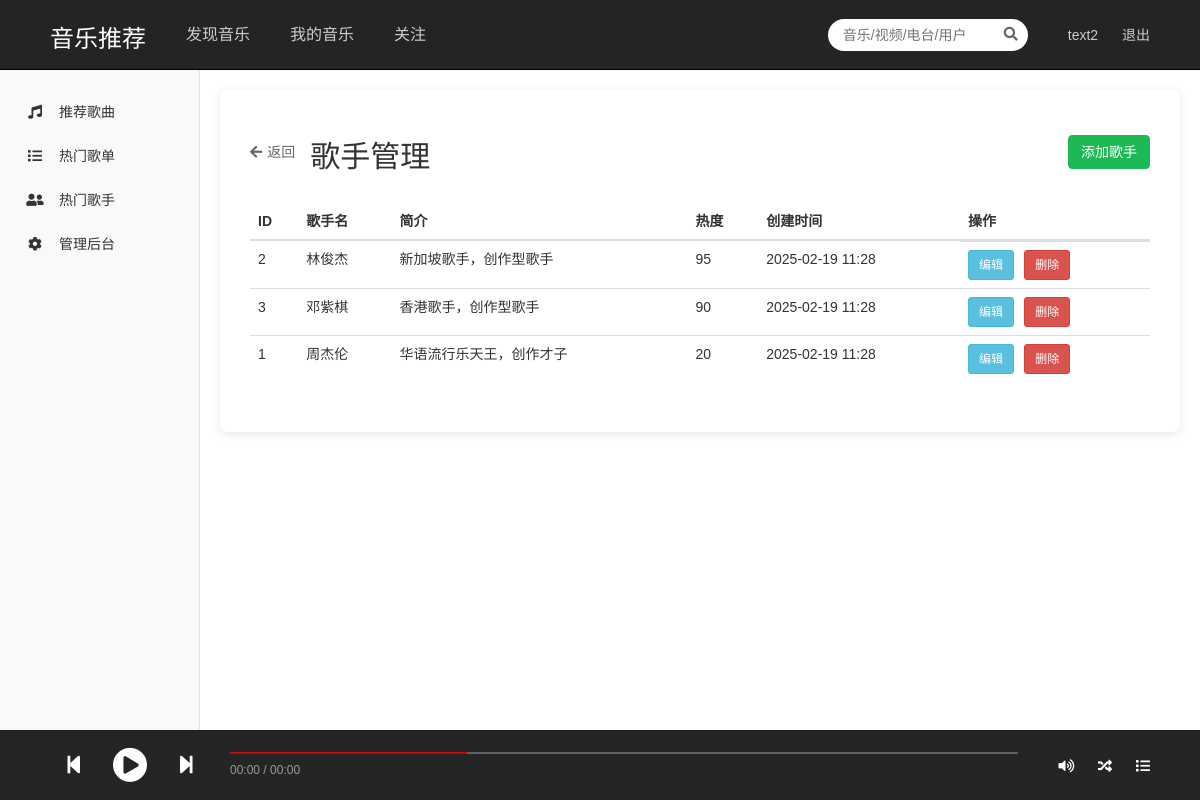
The page /management/artists/ (signed in) on the database its author committed.
### app01/models.py (models this page shows, shortened)
class Artist(models.Model):
    name = models.CharField(max_length=100, verbose_name='歌手名')
    introduction = models.TextField(blank=True, verbose_name='简介')
    avatar = models.URLField(blank=True, verbose_name='头像URL')
    popularity = models.IntegerField(default=0, verbose_name='热度')
    create_time = models.DateTimeField(auto_now_add=True, verbose_name='创建时间')
    update_time = models.DateTimeField(auto_now=True, verbose_name='更新时间')
    class Meta:
        verbose_name = '歌手'
        verbose_name_plural = verbose_name

### app01/views.py (the view)
    def wrapper(request, *args, **kwargs):
        if not request.session.get('user_id'):
            messages.error(request, '请先登录')
            return redirect('login')
        return view_func(request, *args, **kwargs)

### app01/views.py (called while the page is built, shortened)
def login_required(view_func):
    def wrapper(request, *args, **kwargs):
        if not request.session.get('user_id'):
            messages.error(request, '请先登录')
            return redirect('login')
        return view_func(request, *args, **kwargs)
    return wrapper

@login_required
def artist_management(request):
    artists = Artist.objects.all().order_by('-popularity')
    return render(request, 'artist_management.html', {'artists': artists})

### app01/templates/artist_management.html (shortened to what this page needs)
{% extends 'base.html' %}
{% load static %}
{% block content %}
<div class="artist-container">
    <div class="header-section">
        <div class="title-section">
            <a href="{% url 'admin_dashboard' %}" class="back-btn">
                <i class="fas fa-arrow-left"></i> 返回
            </a>
            <h2>歌手管理</h2>
        </div>
        <button type="button" class="btn btn-primary" data-toggle="modal" data-target="#addArtistModal">
            添加歌手
        </button>
    </div>
    <div class="table-responsive">
        <table class="table">
            <thead>
                <tr>
                    <th>ID</th>
                    <th>歌手名</th>
                    <th>简介</th>
                    <th>热度</th>
                    <th>创建时间</th>
                    <th>操作</th>
                </tr>
            </thead>
            <tbody>
                {% for artist in artists %}
                <tr>
                    <td>{{ artist.id }}</td>
                    <td>{{ artist.name }}</td>
                    <td>{{ artist.introduction|truncatechars:50 }}</td>
                    <td>{{ artist.popularity }}</td>
                    <td>{{ artist.create_time|date:"Y-m-d H:i" }}</td>
                    <td class="action-btns">
                        <button class="btn btn-sm btn-info" onclick="editArtist({{ artist.id }})">编辑</button>
                        <button class="btn btn-sm btn-danger" onclick="deleteArtist({{ artist.id }})">删除</button>
                    </td>
                </tr>
                {% endfor %}
            </tbody>
        </table>
    </div>
</div>
{% endblock %}

### app01/static/css/style.css (style rules this page uses)
body { min-height: 100vh; display: flex; flex-direction: column; background-color: #f5f5f5; padding-bottom: 80px; }
.btn-primary { background-color: #1DB954; border-color: #1DB954; }
body { font-family: Arial, sans-serif; background: #f5f5f5; margin: 0; padding: 0; }

### app01/templates/artist_management.html (style rules this page uses)
.artist-container { padding: 30px; background: #fff; border-radius: 8px; box-shadow: 0 2px 10px rgba(0,0,0,0.1); }
.header-section { display: flex; justify-content: space-between; align-items: center; margin-bottom: 20px; }
.title-section { display: flex; align-items: center; gap: 15px; }
.back-btn { color: #666; text-decoration: none; display: flex; align-items: center; gap: 5px; }
.table-responsive { margin-top: 20px; }
.action-btns { display: flex; gap: 10px; }

### rows shown on the page
Artist: id "2", name "林俊杰", introduction "新加坡歌手，创作型歌手", popularity "95", create_time "2025-02-19 11:28"
Artist: id "3", name "邓紫棋", introduction "香港歌手，创作型歌手", popularity "90", create_time "2025-02-19 11:28"
Artist: id "1", name "周杰伦", introduction "华语流行乐天王，创作才子", popularity "20", create_time "2025-02-19 11:28"

### other values the page prints
{{ request.session.username }} "text2"
